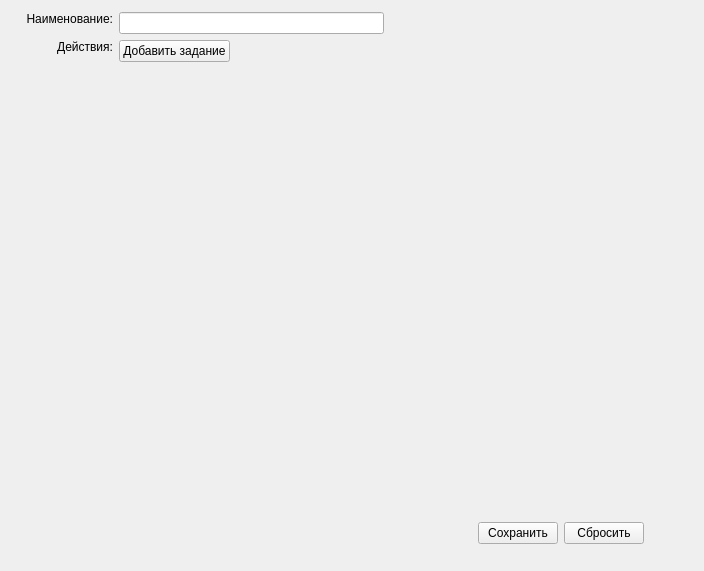
<?xml version="1.0" encoding="UTF-8"?>
<ui version="4.0">
 <class>ChannelsAddSets</class>
 <widget class="QWidget" name="ChannelsAddSets">
  <property name="geometry">
   <rect>
    <x>0</x>
    <y>0</y>
    <width>704</width>
    <height>571</height>
   </rect>
  </property>
  <property name="windowTitle">
   <string>Form</string>
  </property>
  <widget class="QWidget" name="horizontalLayoutWidget">
   <property name="geometry">
    <rect>
     <x>10</x>
     <y>0</y>
     <width>651</width>
     <height>561</height>
    </rect>
   </property>
   <layout class="QHBoxLayout" name="mainLayout">
    <property name="leftMargin">
     <number>10</number>
    </property>
    <property name="topMargin">
     <number>6</number>
    </property>
    <property name="rightMargin">
     <number>6</number>
    </property>
    <property name="bottomMargin">
     <number>6</number>
    </property>
    <item>
     <layout class="QGridLayout" name="gridLayout">
      <property name="leftMargin">
       <number>6</number>
      </property>
      <property name="topMargin">
       <number>6</number>
      </property>
      <property name="rightMargin">
       <number>6</number>
      </property>
      <property name="bottomMargin">
       <number>6</number>
      </property>
      <item row="0" column="0">
       <widget class="QLabel" name="label">
        <property name="text">
         <string>Наименование:</string>
        </property>
        <property name="alignment">
         <set>Qt::AlignRight|Qt::AlignTop|Qt::AlignTrailing</set>
        </property>
       </widget>
      </item>
      <item row="4" column="1">
       <layout class="QHBoxLayout" name="horizontalLayout_2">
        <property name="leftMargin">
         <number>5</number>
        </property>
        <property name="topMargin">
         <number>5</number>
        </property>
        <property name="rightMargin">
         <number>5</number>
        </property>
        <property name="bottomMargin">
         <number>5</number>
        </property>
        <item>
         <spacer name="horizontalSpacer">
          <property name="orientation">
           <enum>Qt::Horizontal</enum>
          </property>
          <property name="sizeHint" stdset="0">
           <size>
            <width>40</width>
            <height>20</height>
           </size>
          </property>
         </spacer>
        </item>
        <item>
         <widget class="QPushButton" name="cmdSave">
          <property name="text">
           <string>Сохранить</string>
          </property>
         </widget>
        </item>
        <item>
         <widget class="QPushButton" name="cmdDrop">
          <property name="text">
           <string>Сбросить</string>
          </property>
         </widget>
        </item>
       </layout>
      </item>
      <item row="1" column="0">
       <widget class="QLabel" name="label_2">
        <property name="text">
         <string>Действия:</string>
        </property>
        <property name="alignment">
         <set>Qt::AlignRight|Qt::AlignTop|Qt::AlignTrailing</set>
        </property>
       </widget>
      </item>
      <item row="0" column="1">
       <layout class="QHBoxLayout" name="horizontalLayout_3">
        <item>
         <widget class="QLineEdit" name="txtName"/>
        </item>
        <item>
         <spacer name="horizontalSpacer_2">
          <property name="orientation">
           <enum>Qt::Horizontal</enum>
          </property>
          <property name="sizeHint" stdset="0">
           <size>
            <width>40</width>
            <height>20</height>
           </size>
          </property>
         </spacer>
        </item>
       </layout>
      </item>
      <item row="1" column="1">
       <layout class="QHBoxLayout" name="horizontalLayout_4">
        <item>
         <layout class="QVBoxLayout" name="verticalLayout">
          <property name="rightMargin">
           <number>6</number>
          </property>
          <item>
           <widget class="QPushButton" name="cmdAddSchedule">
            <property name="text">
             <string>Добавить задание</string>
            </property>
           </widget>
          </item>
         </layout>
        </item>
        <item>
         <spacer name="horizontalSpacer_3">
          <property name="orientation">
           <enum>Qt::Horizontal</enum>
          </property>
          <property name="sizeHint" stdset="0">
           <size>
            <width>40</width>
            <height>20</height>
           </size>
          </property>
         </spacer>
        </item>
       </layout>
      </item>
      <item row="2" column="1">
       <spacer name="verticalSpacer">
        <property name="orientation">
         <enum>Qt::Vertical</enum>
        </property>
        <property name="sizeHint" stdset="0">
         <size>
          <width>20</width>
          <height>40</height>
         </size>
        </property>
       </spacer>
      </item>
     </layout>
    </item>
   </layout>
  </widget>
 </widget>
 <resources/>
 <connections/>
</ui>
